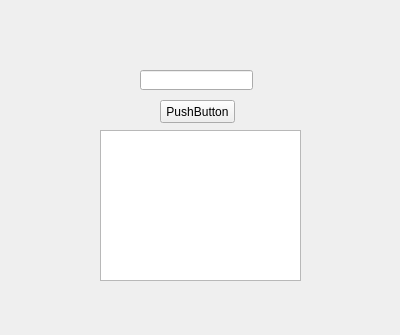
<?xml version="1.0" encoding="UTF-8"?>
<ui version="4.0">
 <class>Form</class>
 <widget class="QWidget" name="Form">
  <property name="geometry">
   <rect>
    <x>0</x>
    <y>0</y>
    <width>400</width>
    <height>335</height>
   </rect>
  </property>
  <property name="windowTitle">
   <string>Form</string>
  </property>
  <widget class="QLineEdit" name="lineEdit">
   <property name="geometry">
    <rect>
     <x>140</x>
     <y>70</y>
     <width>113</width>
     <height>20</height>
    </rect>
   </property>
  </widget>
  <widget class="QPushButton" name="pushButton">
   <property name="geometry">
    <rect>
     <x>160</x>
     <y>100</y>
     <width>75</width>
     <height>23</height>
    </rect>
   </property>
   <property name="text">
    <string>PushButton</string>
   </property>
  </widget>
  <widget class="QTextEdit" name="textEdit">
   <property name="geometry">
    <rect>
     <x>100</x>
     <y>130</y>
     <width>201</width>
     <height>151</height>
    </rect>
   </property>
  </widget>
 </widget>
 <resources/>
 <connections/>
</ui>
